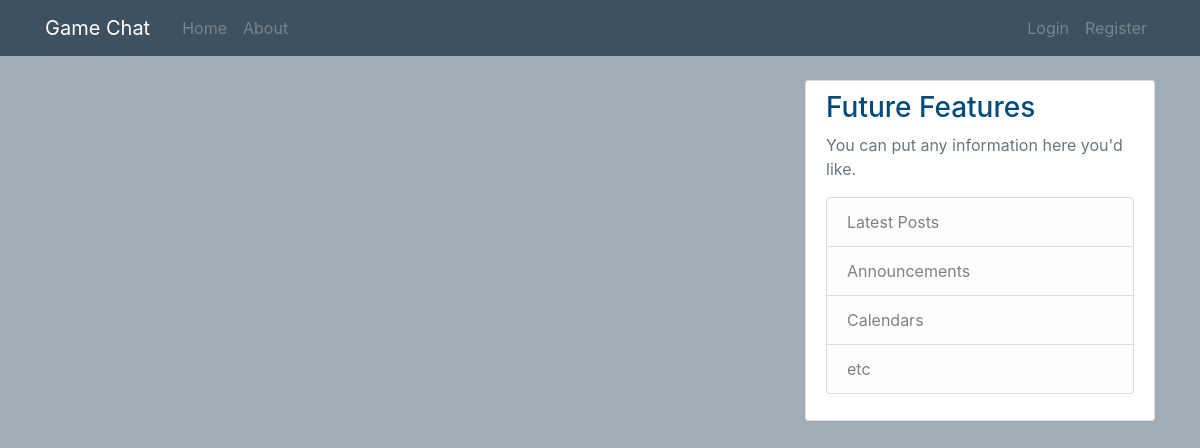
Page /home on the earlier database version.
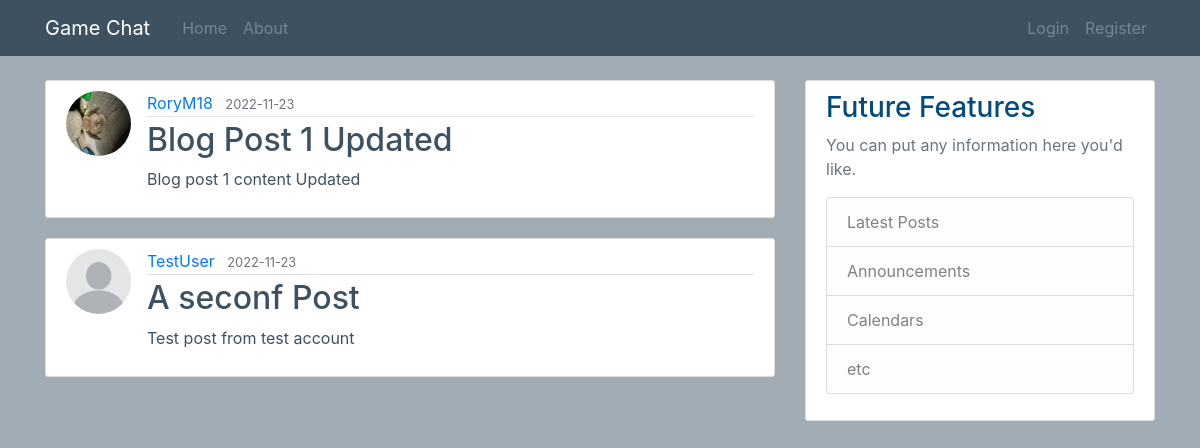
Same page on the later database version.
### flaskblog/models.py (models this page shows, shortened)
class Post(db.Model):
    id = db.Column(db.Integer, primary_key=True)
    title = db.Column(db.String(100), nullable=False)
    date_posted = db.Column(db.DateTime, nullable=False, default=datetime.utcnow)
    content = db.Column(db.Text, nullable=False)
    user_id = db.Column(db.Integer, db.ForeignKey('user.id'), nullable=False)

class User(db.Model, UserMixin):
    id = db.Column(db.Integer, primary_key=True)
    username = db.Column(db.String(20), unique=True, nullable=False)
    email = db.Column(db.String(120), unique=True, nullable=False)
    image_file = db.Column(db.String(20), nullable=False, default='default.jpg')
    password = db.Column(db.String(60), nullable=False)
    posts = db.relationship('Post', backref='author', lazy=True)

### flaskblog/routes.py (the view)
@app.route("/")
@app.route("/home")
def home():
    posts = Post.query.all()
    return render_template('home.html', posts=posts)

### flaskblog/templates/home.html
{% extends "layout.html" %}
{% block content %}
	{% for post in posts %}
		<article class="media content-section">
		  <img class="rounded-circle article-img" src="{{ url_for('static', filename='profile_pics/' + post.author.image_file)}}">
		  <div class="media-body">
		    <div class="article-metadata">
		      <a class="mr-2" href="#">{{ post.author.username }}</a>
		      <small class="text-muted">{{ post.date_posted.strftime('%Y-%m-%d') }}</small>
		    </div>
		    <h2><a class="article-title" href="{{ url_for('post', post_id=post.id) }}">{{ post.title }}</a></h2>
		    <p class="article-content">{{ post.content }}</p>
		  </div>
		</article>
	{% endfor %}
{% endblock content%}

### flaskblog/templates/layout.html (shortened to what this page needs)
<!DOCTYPE html>
<html>
        <head>
    		<link rel="stylesheet" href="https://cdn.jsdelivr.net/npm/bootstrap@4.3.1/dist/css/bootstrap.min.css">
		<link rel="stylesheet" type="text/css" href="{{ url_for('static', filename='main.css')}}">
        </head>
	<body>
		<header class="site-header">
		  <nav class="navbar navbar-expand-md navbar-dark bg-steel fixed-top">
		    <div class="container">
		      <a class="navbar-brand mr-4" href="/">Game Chat</a>
		      <div class="collapse navbar-collapse" id="navbarToggle">
			<div class="navbar-nav mr-auto">
				<a class="nav-item nav-link" href="{{ url_for('home')}}">Home</a>
			  <a class="nav-item nav-link" href="{{ url_for('about')}}">About</a>
			</div>
			<div class="navbar-nav">
			  {% if current_user.is_authenticated %}
			  	<a class="nav-item nav-link" href="{{ url_for('new_post')}}">New Post</a>
				<a class="nav-item nav-link" href="{{ url_for('account')}}">Account</a>
			 	<a class="nav-item nav-link" href="{{ url_for('logout')}}">Logout</a>
			  {% else %}
			  	<a class="nav-item nav-link" href="{{ url_for('login')}}">Login</a>
			  	<a class="nav-item nav-link" href="{{ url_for('register')}}">Register</a>
			  {% endif %}
			</div>
		      </div>
		    </div>
		  </nav>
		</header>
		<main role="main" class="container">
		  <div class="row">
		    <div class="col-md-8">
		      {% block content %}{% endblock %}
		    </div>
		    <div class="col-md-4">
		      <div class="content-section">
			<h3>Future Features</h3>
			<p class='text-muted'>You can put any information here you'd like.
			  <ul class="list-group">
			    <li class="list-group-item list-group-item-light">Latest Posts</li>
			    <li class="list-group-item list-group-item-light">Announcements</li>
			    <li class="list-group-item list-group-item-light">Calendars</li>
			    <li class="list-group-item list-group-item-light">etc</li>
			  </ul>
			</p>
		      </div>
		    </div>
		  </div>
		</main>
        </body>
</html>

### flaskblog/static/main.css (style rules this page uses)
body { background: #a1acb4; color: #3e5161; margin-top: 5rem; }
h1, h2, h3, h4, h5, h6 { color: #044b7d; }
.bg-steel { background-color: #3e5161; }
.site-header .navbar-nav .nav-link { color: #76858f; }
.content-section { background: #ffffff; padding: 10px 20px; border: 1px solid #dddddd; border-radius: 3px; margin-bottom: 20px; }
.article-title { color: #3e5161; }
.article-content { white-space: pre-line; }
.article-img { height: 65px; width: 65px; margin-right: 16px; }
.article-metadata { padding-bottom: 1px; margin-bottom: 4px; border-bottom: 1px solid #e3e3e3 }

Differences in the rows shown:
added Post: image_file (picture), author.username "RoryM18", date_posted "2022-11-23", title "Blog Post 1 Updated", content "Blog post 1 content Updated"
added Post: image_file (placeholder picture), author.username "TestUser", date_posted "2022-11-23", title "A seconf Post", content "Test post from test account"
